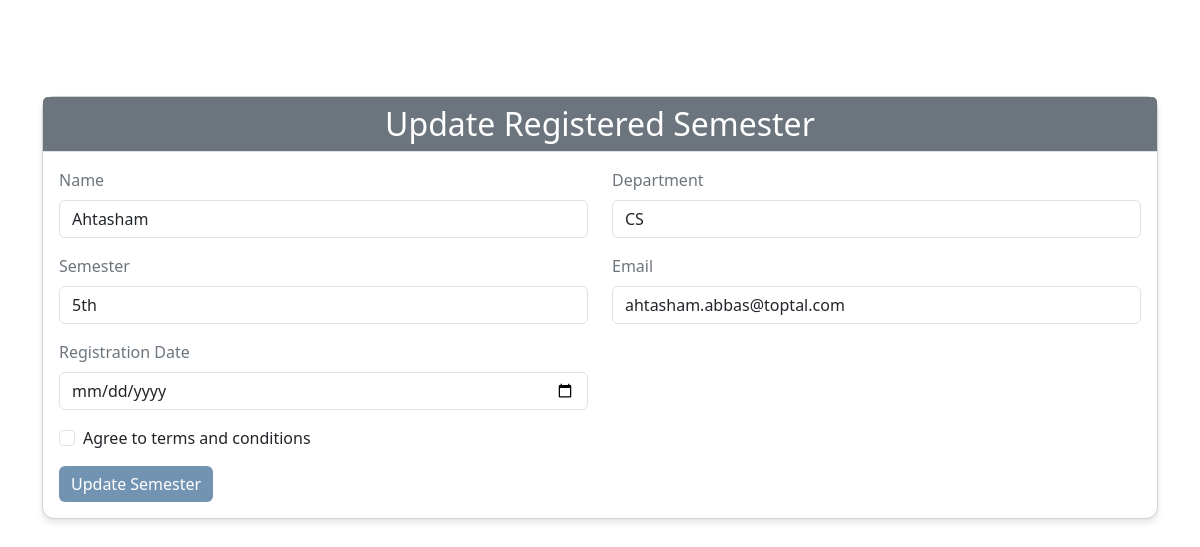
The page /update_semester/7/ on the database its author committed.
### dashboard/models.py (models this page shows, shortened)
class Semester(models.Model):
    user = models.ForeignKey(User, on_delete=models.SET_NULL, null=True, blank=True)
    name = models.CharField(max_length=50)
    department = models.CharField(max_length=50)
    semester = models.CharField(max_length=50)
    email = models.EmailField(max_length=50)
    registration_date = models.DateField(auto_now_add=True)

### dashboard/views.py (the view, shortened to what this page needs)
# urls.py: path('update_semester/<int:id>/', views.update_semester, name='update_semester'),
def update_semester(request, id):
    queryset = Semester.objects.get(id=id)
    context = {
        'semester_queryset': queryset,
    }
    return render(request, 'update_semester.html', context)

### templates/update_semester.html (shortened to what this page needs)
{% extends "base.html" %}
{% block start %}
    <div class="container my-5">
        <div class="card mb-4">
            <div class="card-header" style="background-color: #6C757D; color: #ffffff; text-align: center;">
                <h2 class="mb-0">Update Registered Semester</h2>
            </div>
            <div class="card-body">
                <form method="post">
                    <div class="row mb-3">
                        <div class="col-md-6">
                            <label for="name" class="form-label">Name</label>
                            <input type="text" class="form-control" id="name" name="name" placeholder="Enter your name"
                                   value="{{ semester_queryset.name }}" required>
                        </div>
                        <div class="col-md-6">
                            <label for="department" class="form-label">Department</label>
                            <input type="text" class="form-control" id="department" name="department"
                                   placeholder="Enter your department" value="{{ semester_queryset.department }}" required>
                        </div>
                    </div>
                    <div class="row mb-3">
                        <div class="col-md-6">
                            <label for="semester" class="form-label">Semester</label>
                            <input type="text" class="form-control" id="semester" name="semester"
                                   placeholder="Enter the semester" value="{{ semester_queryset.semester }}" required>
                        </div>
                        <div class="col-md-6">
                            <label for="email" class="form-label">Email</label>
                            <input type="email" class="form-control" id="email" name="email"
                                   placeholder="Enter your email" value="{{ semester_queryset.email }}" required>
                        </div>
                    </div>
                    <div class="row mb-3">
                        <div class="col-md-6">
                            <label for="registration_date" class="form-label">Registration Date</label>
                            <input type="date" class="form-control" id="registration_date" name="registration_date"
                                  value="{{ semester_queryset.registration_date }}" required>
                        </div>
                    </div>
                    <div class="form-check mb-3">
                        <input class="form-check-input" type="checkbox" id="terms" name="terms" required>
                        <label class="form-check-label" for="terms">
                            Agree to terms and conditions
                        </label>
                    </div>
                    <button class="btn btn-custom" type="submit">Update Semester</button>
                </form>
            </div>
        </div>
    </div>
{% endblock %}

### templates/update_semester.html (style rules this page uses)
.card { border-radius: 0.75rem; box-shadow: 0 4px 6px rgba(0, 0, 0, 0.1); }
.card-header { border-bottom: 1px solid #dee2e6; }
.form-label { font-weight: 500; color: #6C757D; }
.btn-custom { background-color: #7393B3; border: none; color: #ffffff; }

### rows shown on the page
Semester: name "Ahtasham", department "CS", semester "5th", email "ahtasham.abbas@toptal.com"
